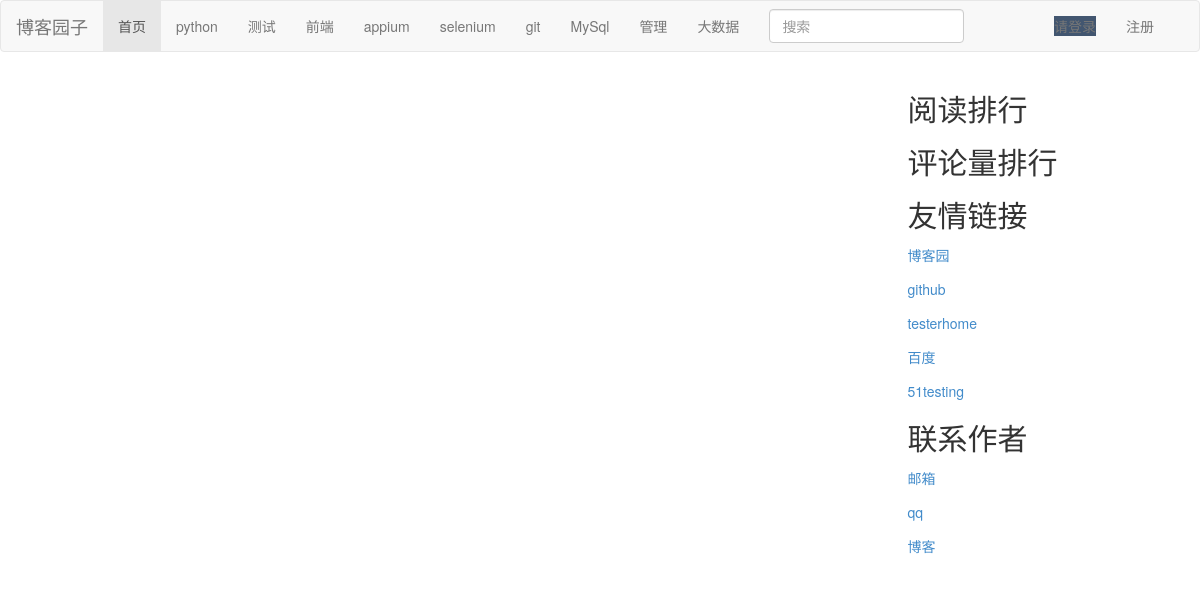
The page /search on the database as committed earlier.
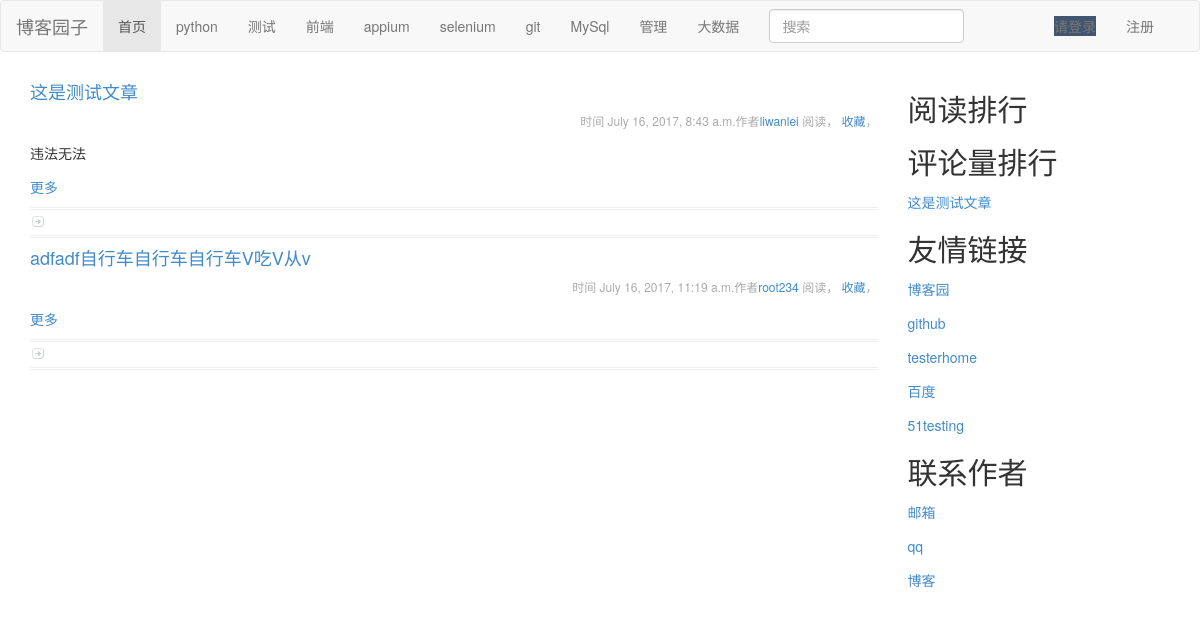
The same page on the database as committed later.
### blog/models.py (models this page shows, shortened)
class Links(models.Model):
    title=models.CharField(u'标题',max_length=50)
    description=models.CharField(u'友情链接描述',max_length=200)
    callback_url=models.URLField(u'url地址')
    index=models.IntegerField(u'排列顺序',default=999)
    class Meta:
        verbose_name = u'友情链接'
        verbose_name_plural = verbose_name
        ordering = ['index','id']

class Article(models.Model):
    title=models.CharField(u'文章标题',max_length=50)
    desc=models.CharField(u'文章描述',max_length=50)
    content=models.TextField(u'文章内容')
    click_count=models.IntegerField(u'点击次数',default=0)
    date_publish=models.DateTimeField(u'发布时间',auto_now_add=True)
    is_recommend=models.BooleanField(u'是否推荐',default=False)
    users=models.ForeignKey(User)
    categorys=models.ForeignKey(Catagory)
    tag=models.ManyToManyField(Tag)
    objects=ArticleManager()
    class Meta:
        verbose_name = u'文章'
        verbose_name_plural = verbose_name
        ordering=['-date_publish']

class User(AbstractUser):
    avatar=models.ImageField(upload_to='vaatar/%Y/%m',default='vaatar/default/pang')
    qq=models.CharField(u'qq号码', max_length=20,blank=True)
    mobile=models.CharField(u'手机号',max_length=11,blank=True,null=True,unique=True)
    class Meta:
        verbose_name = u'用户'
        verbose_name_plural = verbose_name
        ordering=['-id']
    def __str__(self) :
        return self.username

### blog/views.py (the view, shortened to what this page needs)
# urls.py: url(r'^search$',BlogSearchView.as_view(), name = 'search'),
class BlogSearchView(View):
    def get(self,request):
        return render(request, 'archives.html',{})

### templates/archives.html (shortened to what this page needs)
{% extends "base.html" %}
{% block content %}
<div class="posts">
    {% if error %}
        <h2 class="post-title">没有相关文章题目</h2>
    {% else %}
    {% for post in post_list %}
        <section class="post">
            <header class="post-header">
                <div>
			<h4><a href="{% url 'detail' id=post.id %}">{{ post.title }}</a></h4>
			  <small>时间 {{ post.date_publish }}作者<a href="{% url 'zhongxin' id=post.users_id   %}">{{ post.users }} </a>  阅读，
				  <a href="">收藏</a>，
			  </small>
			<p>{{ post.desc }}</p><a class="pure-button" href="{% url 'detail' id=post.id %}}" >更多  </a>
			<ul class="postmetadata">
                <span class="zan"></span></ul>
		</div>
            </header>
        </section>
    {% endfor %}
    {% endif %}
</div>
{% endblock %}
{% block pinglun %}
    {% for pi in post_list_ping %}
    <p ><a href="{% url 'detail' id=pi.id %}">{{ pi.title}}</a></p>
    {% endfor %}
{% endblock %}
{% block lianjie %}
    {% for me in  chaolianjie %}
    <p ><a href="{{ me.callback_url }}">{{ me.title}}</a></p>
    {% endfor %}
{% endblock %}

Rows that differ between the two databases and show on the page:
added Article: title "这是测试文章", date_publish "July 16, 2017, 8:43 a.m.", users "liwanlei", desc "违法无法"
added Article: title "adfadf自行车自行车自行车V吃V从v", date_publish "July 16, 2017, 11:19 a.m.", users "root234"
